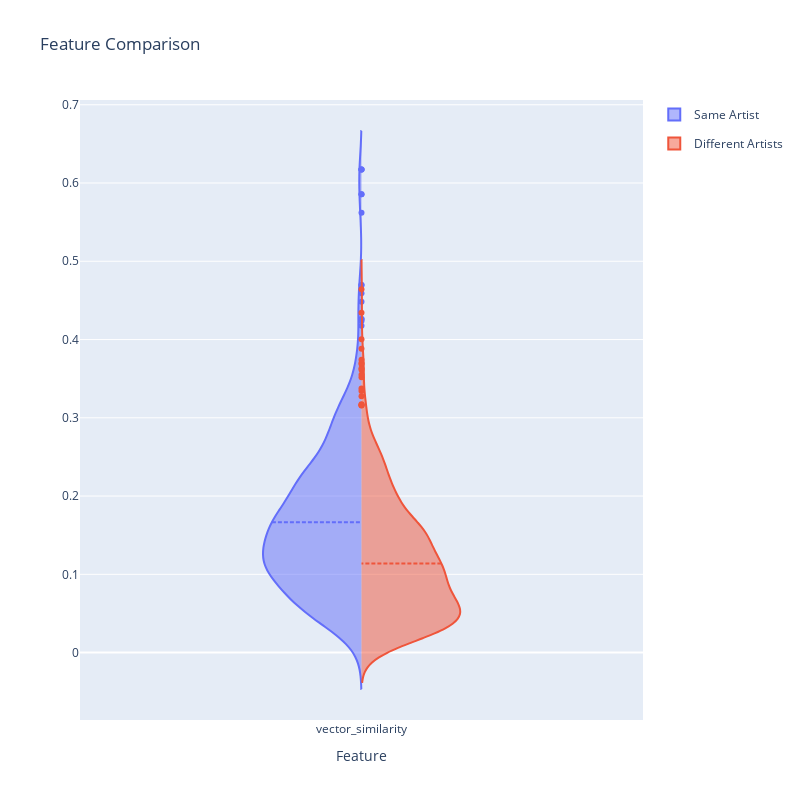

The notebook cell this image was saved under:
### Code cell
fig = violine_feature_plot(feature_df, ['vector_similarity'])
fig.update_layout(
    autosize=False,
    width=800,
    height=800,)
fig.update_xaxes(range=[-1, 1])
fig.show()

### Figure 1 — Plotly figure (JSON) as saved in the notebook; plotly's stock layout.template omitted (floating-point values rounded to 4 significant figures; data arrays with more than 128 entries replaced by an {"elided": "..."} marker saying what was removed)
{"data": [{"legendgroup": "Same Artist", "meanline": {"visible": true}, "name": "Same Artist", "scalegroup": "Same Artist", "side": "negative", "type": "violin", "x": {"elided": "660 str values"}, "y": {"elided": "660 float values"}}, {"legendgroup": "Different Artists", "meanline": {"visible": true}, "name": "Different Artists", "scalegroup": "Different Artists", "side": "positive", "type": "violin", "x": {"elided": "1320 str values"}, "y": {"elided": "1320 float values"}}], "layout": {"autosize": false, "height": 800, "title": {"text": "Feature Comparison"}, "violingap": 0, "violinmode": "overlay", "width": 800, "xaxis": {"range": [-1, 1], "title": {"text": "Feature"}}}}
